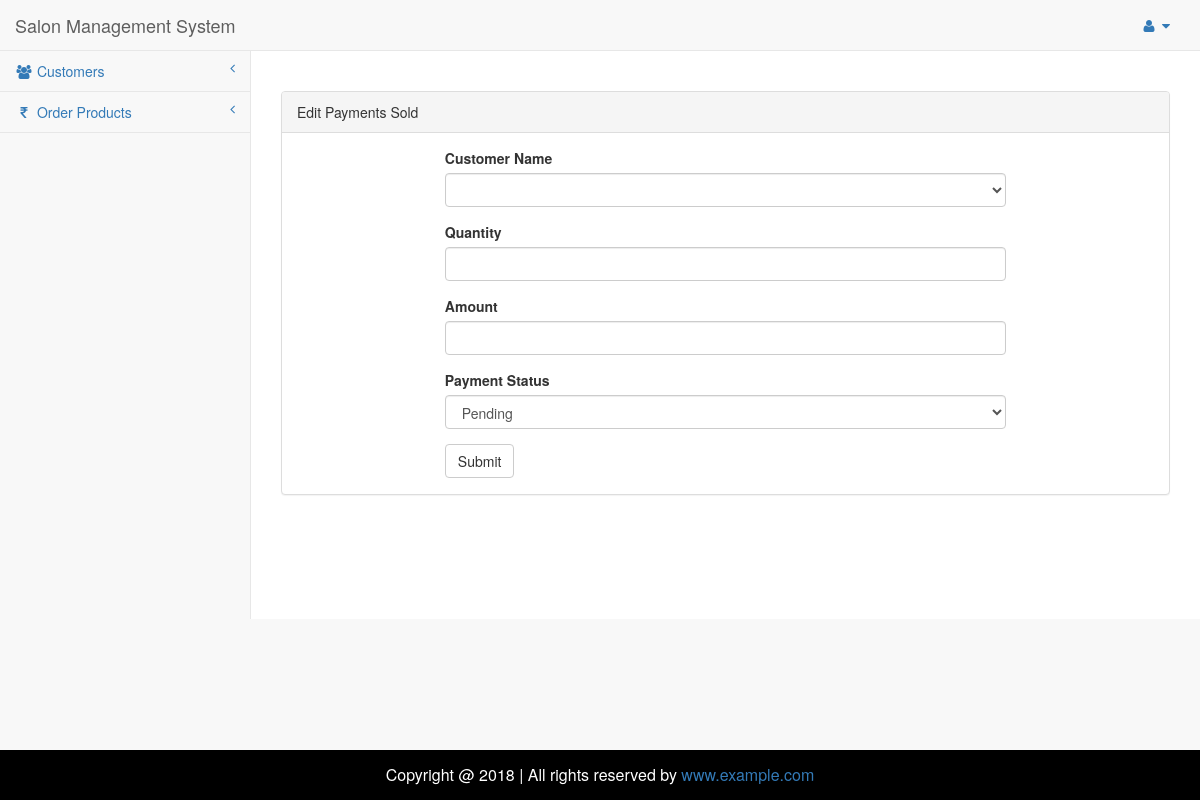
/admin_site/edit-sold.php?id=1 (signed in), run on an earlier commit of the app's database.
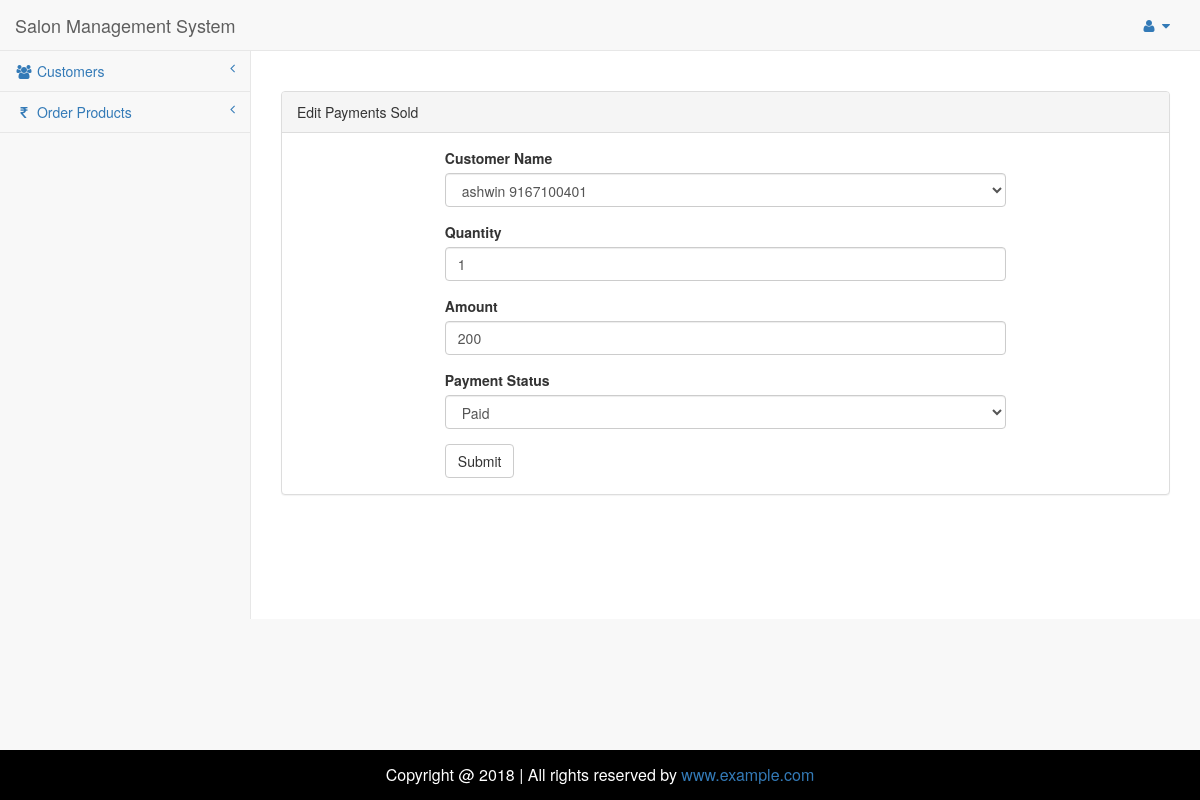
And on a later commit of the database.
### tables this page shows
CREATE TABLE `order_items` (
  `id` int(5) NOT NULL,
  `user_id` int(11) NOT NULL,
  `order_id` int(10) NOT NULL,
  `order_date` date NOT NULL,
  `order_time` time(6) NOT NULL,
  `gross_amt` int(10) NOT NULL,
  `order_status` int(10) NOT NULL,
  `payment_type` int(10) NOT NULL,
  `payment_status` int(10) NOT NULL,
  `order_item` varchar(20) NOT NULL,
  `order_amt` varchar(10) NOT NULL,
  `order_qty` varchar(10) NOT NULL,
  `tot_qty` varchar(10) NOT NULL,
  `order_tot_amt` varchar(10) NOT NULL,
  `delivery_amt` varchar(10) NOT NULL,
  `coupon_id` varchar(20) NOT NULL,
  `coupon_amt` int(10) NOT NULL,
  `datetime` datetime(6) NOT NULL
);

### admin_site/edit-sold.php (the view, shortened to what this page needs)
<?php include("php_stuffs/connection.php"); ?>
<?php
if(isset($_GET['id'])) {
	$editId = $_GET['id'];
	$product_get_query = mysqli_query($con, "SELECT * FROM `order_items` WHERE `id` = '".$editId."'");
	$product_fetch_query = mysqli_fetch_array($product_get_query);
}
?>
<!DOCTYPE html>
<html lang="en">
<head>
    <?php include("php_includes/styles.php"); ?>
</head>
<body>
    <div id="wrapper">
        <?php include("php_includes/navbar.php"); ?>
        <div id="page-wrapper">
            <br/><br/>
            <div class="row">
                <div class="col-lg-12">
                    <div class="panel panel-default">
                        <div class="panel-heading">Edit Payments Sold</div>
                        <div class="panel-body">
                            <div class="row">
                                <div class="col-lg-8 col-lg-offset-2">
                                    <form action="" role="form" id="product_form" method="POST" autocomplete="off">
                                        <div class="form-group">
                                            <label for="product_name">Customer Name</label>
                                            <select name="product_name" id="product_name" required class="form-control">
                                                <?php
                                                $query = mysqli_query($con, "SELECT * FROM `customer` WHERE `cust_id` = '".$product_fetch_query['user_id']."'");
                                                while($fetch = mysqli_fetch_array($query))
                                                {
                                                ?>
                                                    <option value="<?php echo $fetch['cust_id']; ?>"selected><?php echo $fetch['cust_name'] ." ".$fetch['cust_mobile']; ?></option>
                                                <?php
                                                }
                                                ?>
                                            </select>
                                        </div>
                                        <div class="form-group">
                                            <label for="product_quantity">Quantity</label>
                                            <input class="form-control" id="product_quantity" name="product_quantity" type="text" value="<?php echo $product_fetch_query['tot_qty']; ?>" required>
                                        </div>
										<div class="form-group">
                                            <label for="product_quantity">Amount</label>
                                            <input class="form-control" id="product_total" name="product_total" type="text" value="<?php echo $product_fetch_query['gross_amt']; ?>" required>
                                        </div>
										<div class="form-group">
                                            <label for="product_quantity">Payment Status</label>
                                            <select class="form-control" id="status" name="status" required>
												<option value="0" <?php if($product_fetch_query['payment_status'] == 0) { echo "selected"; } ?>>Pending</option>
												<option value="1" <?php if($product_fetch_query['payment_status'] == 1) { echo "selected"; } ?>>Paid</option>
											</select>
                                        </div>
                                        <button type="submit" name="submit_34" class="btn btn-default">Submit</button>
                                    </form>
                                </div>
                                <div class="col-lg-12">
                                </div>
                            </div>
                        </div>
                    </div>
                </div>
            </div>
        </div>
        <?php include("php_includes/footer.php"); ?>
    </div>
</body>
</html>

### admin_site/php_includes/styles.php (shortened to what this page needs)
<link href="vendor/bootstrap/css/bootstrap.min.css" rel="stylesheet">
<link href="vendor/metisMenu/metisMenu.min.css" rel="stylesheet">
<link href="dist/css/sb-admin-2.css" rel="stylesheet">
<link href="vendor/font-awesome/css/font-awesome.min.css" rel="stylesheet" type="text/css">

### admin_site/php_includes/navbar.php (shortened to what this page needs)
<nav class="navbar navbar-default navbar-static-top" role="navigation" style="margin-bottom: 0">
    <div class="navbar-header">
        <a class="navbar-brand" href="index.php">Salon Management System</a>
    </div>
    <ul class="nav navbar-top-links navbar-right">
        <li class="dropdown">
            <a class="dropdown-toggle" data-toggle="dropdown" href="#">
                <i class="fa fa-user fa-fw"></i> <i class="fa fa-caret-down"></i>
            </a>
        </li>
    </ul>
    <div class="navbar-default sidebar" role="navigation">
        <div class="sidebar-nav navbar-collapse">
            <ul class="nav" id="side-menu">
                <li>
                    <a href="#!"><i class="fa fa-users fa-fw"></i> Customers <span class="fa arrow"></span></a>
                </li>
                <li>
                    <a href="#!"><i class="fa fa-inr fa-fw"></i> Order Products <span class="fa arrow"></span></a>
                </li>
            </ul>
        </div>
    </div>
</nav>

### admin_site/php_includes/footer.php (shortened to what this page needs)
<div class="footer">
  <p>Copyright @ 2018 | All rights reserved by <a href="#!"> www.example.com </a></p>
</div>

### admin_site/php_includes/footer.php (style rules this page uses)
.footer { position: fixed; left: 0; bottom: 0; width: 100%; background-color: black; color: white; text-align: center; height: 50px; line-height: 50px; font-size: 16px; }

What changed in the data, as far as the page shows it:
added order_items: product_quantity "1", product_total "200", status "Paid"
Also different on the page:
form field product_name: (not shown) → "ashwin 9167100401"
form field status: "Pending" → (not shown)
